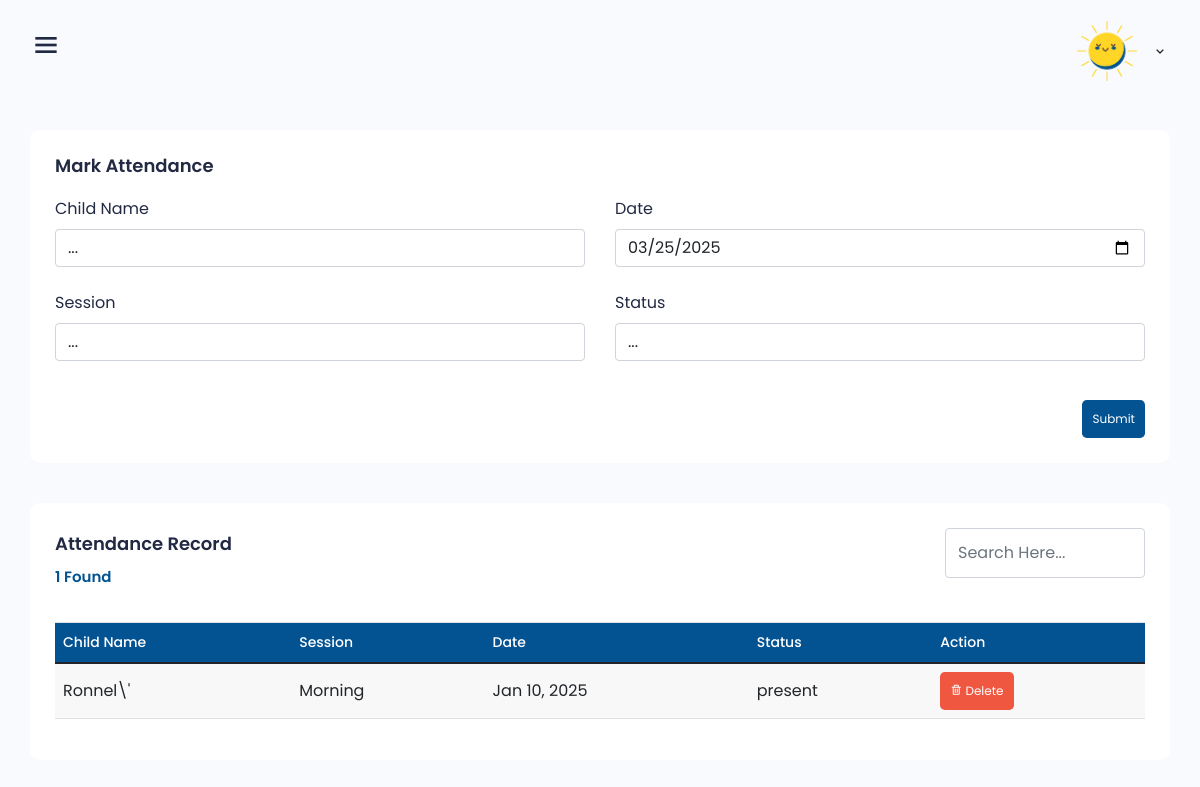
The app's page /dashboard/admin/attendance.php (signed in) with its own data.
### tables this page shows
CREATE TABLE `attendance_record` (
  `attendance_id` int(11) NOT NULL,
  `teacher_id` int(11) DEFAULT NULL,
  `date` date DEFAULT NULL,
  `shift` varchar(10) NOT NULL,
  `child_id` int(11) NOT NULL,
  `status` varchar(10) NOT NULL,
  `time_leave` time NOT NULL,
  `seen` varchar(10) NOT NULL DEFAULT 'no'
);

CREATE TABLE `child_record` (
  `child_id` int(11) NOT NULL,
  `child_name` varchar(255) DEFAULT NULL,
  `child_age` varchar(15) DEFAULT NULL,
  `gender` varchar(15) DEFAULT NULL,
  `date_of_birth` date DEFAULT NULL,
  `address` varchar(255) DEFAULT NULL,
  `place_of_birth` varchar(100) NOT NULL,
  `allergies` varchar(255) DEFAULT NULL,
  `user_id` int(11) DEFAULT NULL
);

### dashboard/admin/attendance.php (the view, shortened to what this page needs)
<?php
$defaultDate = date('Y-m-d');
?>
<!DOCTYPE html>
<html lang="en">
<head>
     <?php include("head.php"); ?>
</head>
<body class="sidebar-expand counter-scroll">
   <?php include("header.php"); ?>
    <div class="main">
<div class="main-content teacher-form">
    <div class="row">
        <div class="col-4 col-xl-12">
            <div class="box">
                <div class="box-body">
                    <h6>Mark Attendance</h6>
                    <form id="attendanceForm" action="insert_attendance.php" method="POST" style="margin-top: 20px;">
                        <div class="row">
                           <div class="col-md-6 col-sm-12 mb-24">
    <div class="form-group">
        <label class="form-label">Child Name</label>
        <select class="form-control" name="child_id" required>
            <option hidden selected value="" >...</option>
        </select>
    </div>
</div>
                            <div class="col-md-6 col-sm-12 mb-24">
                                <div class="form-group">
                                    <label class="form-label">Date</label>
                                    <input class="form-control"
                                           type="date"
                                           required
                                           name="date" value="<?php echo htmlspecialchars($defaultDate); ?>">
                                </div>
                            </div>
                        </div>
                        <div class="row">
                           <div class="col-md-6 col-sm-12 mb-24">
    <div class="form-group">
        <label class="form-label">Session</label>
         <select class="form-control" id="Session" name="Session" required>
             <option hidden selected value="" >...</option>
</select>
    </div>
</div>
                            <div class="col-md-6 col-sm-12 mb-24">
    <div class="form-group">
        <label class="form-label">Status</label>
        <select class="form-control" id="status" name="status" required>
            <option hidden selected value="">...</option>
        </select>
    </div>
</div>
                        </div>
                        <div class="gr-btn mt-15" style="display: flex;justify-content: flex-end;">
                            <button type="submit" class="btn btn-primary btn-lg" style="font-size: 12px;margin-top: 0px;margin-left: 20px;padding: 10px;">Submit</button>
                        </div>
                    </form>
                </div>
            </div>
        </div>
        <div class="col-8 col-xl-12">
            <div class="box" style="overflow-x:auto;">
                <div class="box-body">
                    <div style="display: flex; justify-content: space-between;flex-wrap: wrap;margin-bottom: 20px;">
                    <h5 class="mb-10 mt-0 font-w600 fs-18 line-h18">Attendance Record <br><span style="font-size: 15px;color: #035392" id="totalfound">0 Found</span></h5>
                    <input type="text" id="searchInput" placeholder="Search Here..." class="form-control" style="width: 200px; height: 50px;" onkeyup="filterTable()">
                      </div>
<?php
include '../../db_conn.php';
$sql = "SELECT *
        FROM attendance_record a
        JOIN child_record c ON a.child_id = c.child_id
        ORDER BY a.date DESC";
$result = $conn->query($sql);
?>
<table class="table table-vcenter text-nowrap table-bordered dataTable no-footer mw-100" id="enrollments" role="grid">
    <thead>
        <tr class="top" style="background: #035392;color:white">
            <th class="border-bottom-0 sorting fs-14 font-w500">Child Name</th>
            <th class="border-bottom-0 sorting fs-14 font-w500">Session</th>
            <th class="border-bottom-0 sorting fs-14 font-w500">Date</th>
            <th class="border-bottom-0 sorting fs-14 font-w500">Status</th>
            <th class="border-bottom-0 sorting fs-14 font-w500">Action</th>
        </tr>
    </thead>
    <tbody>
        <?php
        if ($result->num_rows > 0) {
            while ($row = $result->fetch_assoc()) {
                $attendanceId = htmlspecialchars($row['attendance_id']);
                $date = htmlspecialchars($row['date']);
                $session = htmlspecialchars($row['shift']);
                $status = htmlspecialchars($row['status']);
                $time_leave = htmlspecialchars($row['time_leave']);
                $time_leave = date("g:i A", strtotime($time_leave));
                $childName = htmlspecialchars($row['child_name']);
                $formattedDate = date('M d, Y', strtotime($date));
                echo "<tr>
    <td>$childName</td>
    <td>$session</td>
    <td>$formattedDate</td>
    <td>";
    if ($status == 'leave') {
        echo '<span>' . $status . ' (' . $time_leave . ') </span>' ;
    } else {
        echo $status;
    }
echo "</td>
    <td><button class='btn btn-danger btn-lg delete-btn' data-id='$attendanceId' style='font-size: 12px;padding: 10px;background:#EF5741'><i class='bx bx-trash'></i> Delete</button></td>
  </tr>";
            }
        } else {
            echo "";
        }
        ?>
    </tbody>
</table>
</div>
</div>
        </div>
    </div>
</div>
    </div>
</body>
</html>

### dashboard/css/grid.css (style rules this page uses)
.row { display: flex; flex-wrap: wrap; margin: 0 -15px; }
[class*="col-"] { padding: 0 15px; margin-bottom: 40px; }
.col-4 { width: 33.33%; }
.col-8 { width: 66.66%; }
@media only screen and (max-width: 1700px) { .col-xl-12 { width: 100%; } }
@media only screen and (max-width: 1280px) { .col-md-6 { width: 50%; } }

### dashboard/css/responsive.css (style rules this page uses)
@media only screen and (max-width: 1200px) { .main-content { padding: 30px; } }

### records on screen
attendance_record: child.child_name "Ronnel\\'", shift "Morning", date "Jan 10, 2025", status "present"
